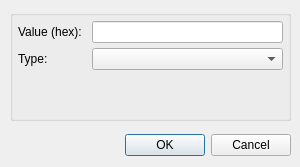
<?xml version="1.0" encoding="UTF-8"?>
<ui version="4.0">
 <class>OffsetDialog</class>
 <widget class="QDialog" name="OffsetDialog">
  <property name="windowModality">
   <enum>Qt::WindowModal</enum>
  </property>
  <property name="geometry">
   <rect>
    <x>0</x>
    <y>0</y>
    <width>300</width>
    <height>167</height>
   </rect>
  </property>
  <property name="sizePolicy">
   <sizepolicy hsizetype="Fixed" vsizetype="Fixed">
    <horstretch>0</horstretch>
    <verstretch>0</verstretch>
   </sizepolicy>
  </property>
  <property name="minimumSize">
   <size>
    <width>300</width>
    <height>150</height>
   </size>
  </property>
  <property name="maximumSize">
   <size>
    <width>300</width>
    <height>170</height>
   </size>
  </property>
  <property name="contextMenuPolicy">
   <enum>Qt::NoContextMenu</enum>
  </property>
  <property name="windowTitle">
   <string>Go to offset</string>
  </property>
  <property name="autoFillBackground">
   <bool>true</bool>
  </property>
  <property name="sizeGripEnabled">
   <bool>false</bool>
  </property>
  <property name="modal">
   <bool>true</bool>
  </property>
  <widget class="QDialogButtonBox" name="okCancel_buttons">
   <property name="geometry">
    <rect>
     <x>-140</x>
     <y>130</y>
     <width>431</width>
     <height>31</height>
    </rect>
   </property>
   <property name="orientation">
    <enum>Qt::Horizontal</enum>
   </property>
   <property name="standardButtons">
    <set>QDialogButtonBox::Cancel|QDialogButtonBox::Ok</set>
   </property>
  </widget>
  <widget class="QGroupBox" name="groupBox">
   <property name="geometry">
    <rect>
     <x>10</x>
     <y>10</y>
     <width>281</width>
     <height>111</height>
    </rect>
   </property>
   <property name="sizePolicy">
    <sizepolicy hsizetype="Preferred" vsizetype="Preferred">
     <horstretch>0</horstretch>
     <verstretch>0</verstretch>
    </sizepolicy>
   </property>
   <property name="title">
    <string/>
   </property>
   <property name="flat">
    <bool>false</bool>
   </property>
   <property name="checkable">
    <bool>false</bool>
   </property>
   <layout class="QGridLayout" name="gridLayout">
    <property name="leftMargin">
     <number>5</number>
    </property>
    <property name="topMargin">
     <number>5</number>
    </property>
    <property name="rightMargin">
     <number>5</number>
    </property>
    <property name="bottomMargin">
     <number>0</number>
    </property>
    <property name="horizontalSpacing">
     <number>10</number>
    </property>
    <property name="verticalSpacing">
     <number>5</number>
    </property>
    <item row="1" column="0">
     <widget class="QLabel" name="label_11">
      <property name="text">
       <string>Type:</string>
      </property>
      <property name="buddy">
       <cstring>addrTypeCombo</cstring>
      </property>
     </widget>
    </item>
    <item row="2" column="0">
     <widget class="QLabel" name="eqTypeLabel">
      <property name="text">
       <string/>
      </property>
     </widget>
    </item>
    <item row="2" column="1">
     <widget class="QLabel" name="eqLabel">
      <property name="text">
       <string/>
      </property>
     </widget>
    </item>
    <item row="1" column="1">
     <widget class="QComboBox" name="addrTypeCombo"/>
    </item>
    <item row="0" column="0">
     <widget class="QLabel" name="label_10">
      <property name="text">
       <string>Value (hex):</string>
      </property>
      <property name="buddy">
       <cstring>offsetLabel</cstring>
      </property>
     </widget>
    </item>
    <item row="0" column="1">
     <widget class="QLineEdit" name="offsetLabel">
      <property name="enabled">
       <bool>true</bool>
      </property>
      <property name="acceptDrops">
       <bool>false</bool>
      </property>
      <property name="inputMethodHints">
       <set>Qt::ImhNone</set>
      </property>
      <property name="readOnly">
       <bool>false</bool>
      </property>
      <property name="placeholderText">
       <string/>
      </property>
     </widget>
    </item>
   </layout>
  </widget>
 </widget>
 <tabstops>
  <tabstop>offsetLabel</tabstop>
  <tabstop>addrTypeCombo</tabstop>
  <tabstop>okCancel_buttons</tabstop>
 </tabstops>
 <resources/>
 <connections/>
</ui>
